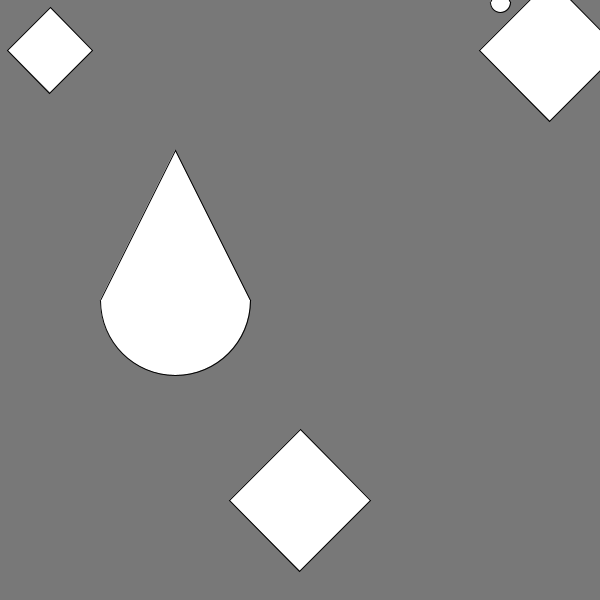
Frame 1 (no input)
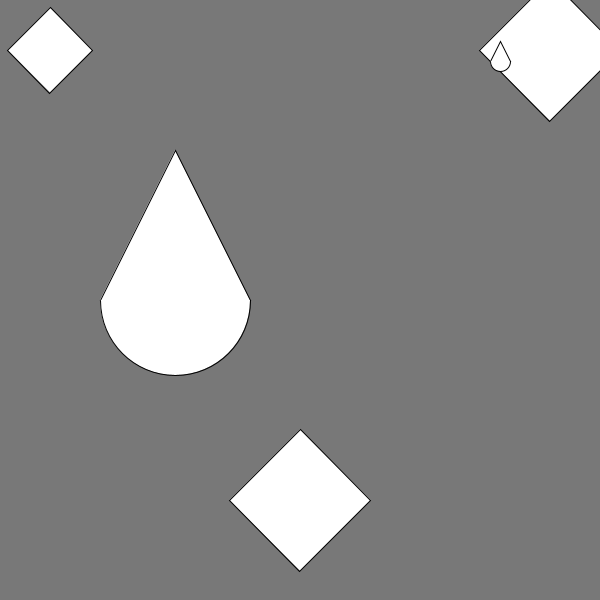
Frame 60 (the mouse pressed at the canvas centre just before this capture)
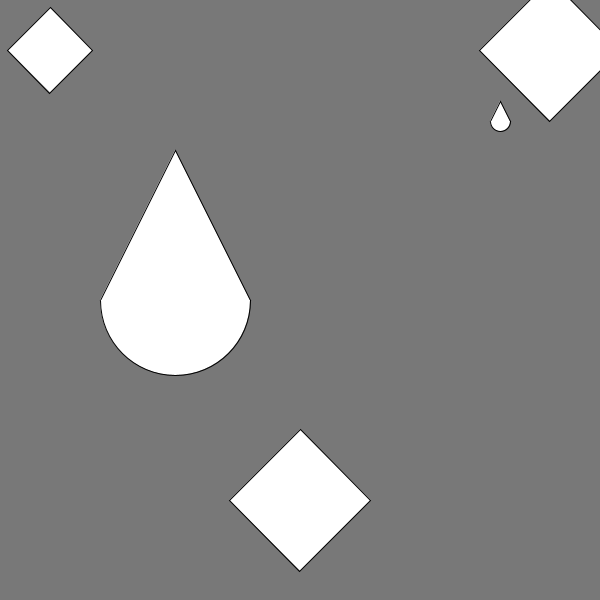
Frame 120 (the mouse held since frame 60 and released just before this capture)

The Processing sketch that drew these frames (run headless with seeded random() and noise(); from frame 60 on, the mouse is pressed at the canvas centre):

// Processing sketch: parameters_function_demo
// ── parameters_function_demo.pde
float y = 2;

void setup() {
  size(600, 600);
  rectMode(CENTER); 
  // makes it so that the parameters in square() / rect() functions
  // indicate the center x,y versus the upper left corner x,y
}

void draw() {
  background(120);
  
  // Takeaway 0: We can make parameters 
  // that can themselves vary, 
  // instead of doing translate() scale() 
  diamond(50, 50, 60);

  diamond(550, 50, 100);

  diamond(300, 500, 100);
  
  // Let's make a teardrop using fixed numbers for now,
  // and then we can parameterize it
  //triangle(300 - 50, 300, 300 + 50, 300, 300, 300-100);
  //arc(300, 300, 100, 100, radians(0), radians(180)); // middle
  
  // Takeaway 1: We pass parameters to functions, 
  // which create variables that exist inside a function. uncomment the code below and you can see you  
  // uncomment the code below to see midPointX doesn't exist in the draw function! 
  // midPointX = 100; 
  teardrop(175, 300, 150);
  
  // Takeaway 2: we can use variables normally 
  // to pass as parameters, 
  // and have them change here. 
  teardrop(500, y, 20);
  y = y + 1;
  

}

// makes a diamond
// INPUTS: xPos denotes center x of diamond
// yPos center y
void diamond(float xPos, float yPos, float size)
{
  push();
  translate(xPos, yPos);
  rotate(radians(45));
  square(0, 0, size);
  pop();
}


// Now we can parameterize a teardrop too!
void teardrop(float midPointX, float midPointY,
  float len) {
  triangle(midPointX,
    midPointY - len,
    midPointX + len / 2,
    midPointY, midPointX - len / 2, midPointY);
  arc(midPointX, midPointY,
    len, len,
    radians(0), radians(180));
}
